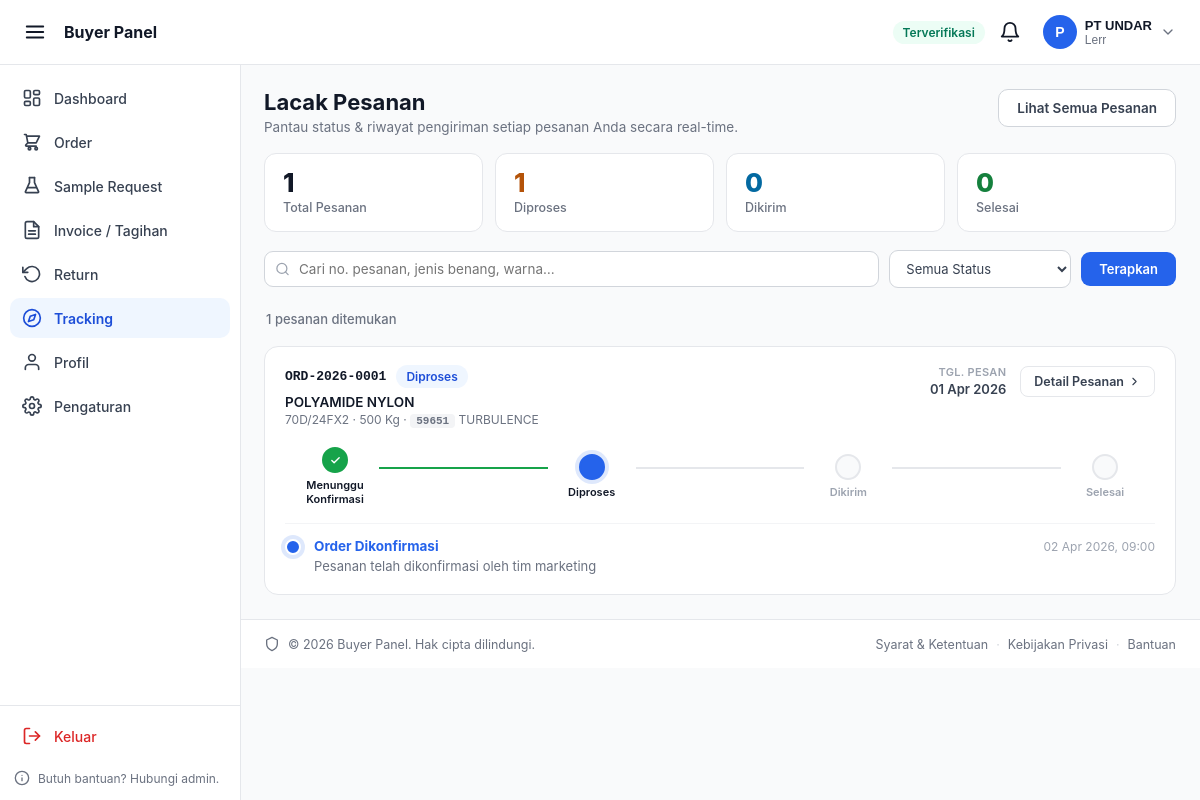
The page /buyer_panel/tracking.php (signed in) on the database its author committed.
### tables this page shows
CREATE TABLE `buyer_profile` (
  `id_buyer` int(11) NOT NULL,
  `id_user` int(11) NOT NULL,
  `kode_pelanggan` varchar(20) DEFAULT NULL,
  `nama_perusahaan` varchar(150) NOT NULL,
  `nama_pic` varchar(100) NOT NULL,
  `no_whatsapp` varchar(20) NOT NULL,
  `alamat` text NOT NULL,
  `negara` varchar(50) NOT NULL,
  `contact_person` varchar(100) DEFAULT NULL,
  `no_telp` varchar(20) DEFAULT NULL,
  `npwp` varchar(25) DEFAULT NULL,
  `nib` varchar(20) DEFAULT NULL,
  `upload_dokumen` varchar(255) DEFAULT NULL,
  `status_verifikasi` enum('pending','approved','rejected','blocked') NOT NULL DEFAULT 'pending',
  `diverifikasi_oleh` int(11) DEFAULT NULL,
  `tanggal_diblokir` datetime DEFAULT NULL,
  `tenor_hari` int(11) NOT NULL DEFAULT 30
);

CREATE TABLE `orders` (
  `id_order` int(11) NOT NULL,
  `id_buyer` int(11) NOT NULL,
  `no_order` varchar(20) NOT NULL,
  `kode_warna` varchar(20) DEFAULT NULL,
  `nama_warna` varchar(100) DEFAULT NULL,
  `jenis_benang` varchar(100) NOT NULL,
  `ukuran_benang` varchar(50) DEFAULT NULL,
  `qty` int(11) NOT NULL,
  `harga_benang` decimal(15,2) NOT NULL,
  `tanggal` date NOT NULL,
  `catatan` text DEFAULT NULL,
  `status` enum('pending','processing','shipped','done','cancelled') NOT NULL DEFAULT 'pending'
);

CREATE TABLE `tracking` (
  `id_tracking` int(11) NOT NULL,
  `id_order` int(11) NOT NULL,
  `status` varchar(100) NOT NULL,
  `keterangan` text DEFAULT NULL,
  `updated_by` int(11) NOT NULL,
  `tanggal` datetime NOT NULL DEFAULT current_timestamp()
);

### buyer_panel/tracking.php (the view, shortened to what the rows shown need)
<?php
require_once __DIR__ . '/partials/config.php';
$idBuyer   = (int) ($currentBuyer['id_buyer'] ?? 0);
$filterStatus = $_GET['status'] ?? '';
$search       = trim($_GET['q'] ?? '');
$allowedStatus = ['pending', 'processing', 'shipped', 'done', 'cancelled'];
if (!in_array($filterStatus, $allowedStatus)) $filterStatus = '';
$where  = ['o.id_buyer = ?'];
$params = [$idBuyer];
$types  = 'i';
$whereSQL = 'WHERE ' . implode(' AND ', $where);
$sql = "
    SELECT o.*
    FROM orders o
    $whereSQL
    ORDER BY o.tanggal DESC, o.id_order DESC
";
$stmt = $conn->prepare($sql);
$stmt->bind_param($types, ...$params);
$stmt->execute();
$orders = $stmt->get_result()->fetch_all(MYSQLI_ASSOC);
$trackingByOrder = [];
if (!empty($orders)) {
    $orderIds      = array_column($orders, 'id_order');
    $placeholders  = implode(',', array_fill(0, count($orderIds), '?'));
    $typesT        = str_repeat('i', count($orderIds));
    $sqlT = "
        SELECT id_order, status, keterangan, tanggal
        FROM tracking
        WHERE id_order IN ($placeholders)
        ORDER BY tanggal ASC, id_tracking ASC
    ";
    $stmtT = $conn->prepare($sqlT);
    $stmtT->bind_param($typesT, ...$orderIds);
    $stmtT->execute();
    $rowsT = $stmtT->get_result()->fetch_all(MYSQLI_ASSOC);
    foreach ($rowsT as $row) {
        $trackingByOrder[$row['id_order']][] = $row;
    }
}
function trkStatusBadge(string $s): string {
    $map = [
        'pending'    => ['Menunggu Konfirmasi', 'badge-pending'],
        'processing' => ['Diproses',            'badge-processing'],
        'shipped'    => ['Dikirim',              'badge-shipped'],
        'done'       => ['Selesai',              'badge-done'],
        'cancelled'  => ['Dibatalkan',           'badge-cancelled'],
    ];
    $d = $map[$s] ?? [ucfirst($s), 'badge-pending'];
    return '<span class="bp-badge ' . $d[1] . '">' . $d[0] . '</span>';
}
function trkStep(string $s): int {
    $order = ['pending' => 1, 'processing' => 2, 'shipped' => 3, 'done' => 4];
    return $order[$s] ?? 0;
}
function trkDate(string $dt, string $fmt = 'd M Y, H:i'): string {
    $ts = strtotime($dt);
    return $ts ? date($fmt, $ts) : $dt;
}
?>
<!DOCTYPE html>
<html lang="id">
<head>
</head>
<body>
<?php include __DIR__ . '/partials/_header.php'; ?>
<div class="bp-content">
    <main class="bp-tracking">
        <div class="bp-tracking__heading">
            <div>
                <h1>Lacak Pesanan</h1>
            </div>
        </div>
        <?php if (empty($orders)): ?>
            <div class="bp-empty-card">
                <svg viewBox="0 0 24 24" fill="none" stroke="currentColor" stroke-width="1.5"
                     stroke-linecap="round" stroke-linejoin="round" width="48" height="48" class="bp-empty-card__icon">
                    <rect x="1" y="3" width="15" height="13"></rect>
                    <polygon points="16 8 20 8 23 11 23 16 16 16 16 8"></polygon>
                    <circle cx="5.5" cy="18.5" r="2.5"></circle>
                    <circle cx="18.5" cy="18.5" r="2.5"></circle>
                </svg>
                <p class="bp-empty-card__title">
                    <?= ($filterStatus || $search)
                        ? 'Tidak ada pesanan yang sesuai filter.'
                        : 'Belum ada pesanan untuk dilacak.' ?>
                </p>
                <p class="bp-empty-card__sub">
                    <?= ($filterStatus || $search)
                        ? 'Coba ubah atau reset filter pencarian.'
                        : 'Pesanan yang sudah dibuat akan muncul di sini lengkap dengan riwayat pengirimannya.' ?>
                </p>
                <?php if (!$filterStatus && !$search): ?>
                    <a href="<?= BUYER_URL ?>/orders-new.php" class="bp-btn-secondary">Buat Pesanan Baru</a>
                <?php endif; ?>
            </div>
        <?php else: ?>
            <div class="bp-track-list">
                <?php foreach ($orders as $ord):
                    $history     = $trackingByOrder[$ord['id_order']] ?? [];
                    $historyDesc = array_reverse($history);
                    $step        = trkStep($ord['status']);
                    $isCancelled = $ord['status'] === 'cancelled';
                ?>
                <div class="bp-track-card">
                    <div class="bp-track-card__head">
                        <div class="bp-track-card__main">
                            <div class="bp-track-card__no">
                                <span class="bp-mono"><?= htmlspecialchars($ord['no_order']) ?></span>
                                <?= trkStatusBadge($ord['status']) ?>
                            </div>
                            <div class="bp-product-cell">
                                <span class="bp-product-name"><?= htmlspecialchars($ord['jenis_benang']) ?></span>
                                <span class="bp-product-sub">
                                    <?php if ($ord['ukuran_benang']): ?>
                                        <?= htmlspecialchars($ord['ukuran_benang']) ?> ·
                                    <?php endif; ?>
                                    <?= number_format((float) $ord['qty'], 0, ',', '.') ?> Kg
                                    <?php if ($ord['kode_warna'] || $ord['nama_warna']): ?>
                                        ·
                                        <?php if ($ord['kode_warna']): ?>
                                            <span class="bp-color-code"><?= htmlspecialchars($ord['kode_warna']) ?></span>
                                        <?php endif; ?>
                                        <?= htmlspecialchars($ord['nama_warna'] ?? '') ?>
                                    <?php endif; ?>
                                </span>
                            </div>
                        </div>
                        <div class="bp-track-card__side">
                            <div class="bp-track-card__date">
                                <span class="bp-track-card__date-label">Tgl. Pesan</span>
                                <span class="bp-track-card__date-value"><?= trkDate($ord['tanggal'], 'd M Y') ?></span>
                            </div>
                            <a href="<?= BUYER_URL ?>/orders-detail.php?id=<?= $ord['id_order'] ?>" class="bp-btn-detail">
                                Detail Pesanan
                                <svg viewBox="0 0 24 24" fill="none" stroke="currentColor"
                                     stroke-width="2" stroke-linecap="round" stroke-linejoin="round"
                                     width="13" height="13">
                                    <polyline points="9 18 15 12 9 6"></polyline>
                                </svg>
                            </a>
                        </div>
                    </div>
                    <?php if ($isCancelled): ?>
                        <div class="bp-track-cancelled">
                            <svg viewBox="0 0 24 24" fill="none" stroke="currentColor" stroke-width="2"
                                 stroke-linecap="round" stroke-linejoin="round" width="16" height="16">
                                <circle cx="12" cy="12" r="10"></circle>
                                <line x1="15" y1="9" x2="9" y2="15"></line>
                                <line x1="9" y1="9" x2="15" y2="15"></line>
                            </svg>
                            Pesanan ini telah dibatalkan.
                        </div>
                    <?php else: ?>
                        <div class="bp-progress">
                            <?php
                            $stages = [
                                1 => 'Menunggu Konfirmasi',
                                2 => 'Diproses',
                                3 => 'Dikirim',
                                4 => 'Selesai',
                            ];
                            foreach ($stages as $n => $label):
                                $state = $n < $step ? 'done' : ($n === $step ? 'active' : 'upcoming');
                            ?>
                                <div class="bp-progress__step bp-progress__step--<?= $state ?>">
                                    <div class="bp-progress__dot">
                                        <?php if ($state === 'done'): ?>
                                            <svg viewBox="0 0 24 24" fill="none" stroke="currentColor" stroke-width="3"
                                                 stroke-linecap="round" stroke-linejoin="round" width="11" height="11">
                                                <polyline points="20 6 9 17 4 12"></polyline>
                                            </svg>
                                        <?php endif; ?>
                                    </div>
                                    <span class="bp-progress__label"><?= $label ?></span>
                                </div>
                                <?php if ($n < 4): ?>
                                    <div class="bp-progress__line bp-progress__line--<?= $n < $step ? 'done' : 'upcoming' ?>"></div>
                                <?php endif; ?>
                            <?php endforeach; ?>
                        </div>
                    <?php endif; ?>
                    <div class="bp-track-history">
                        <?php if (empty($historyDesc)): ?>
                            <p class="bp-track-history__empty">
                                Belum ada update tracking. Tim kami akan segera memperbarui status pesanan Anda.
                            </p>
                        <?php else: ?>
                            <ul class="bp-timeline">
                                <?php foreach ($historyDesc as $i => $h): ?>
                                    <li class="bp-timeline__item <?= $i === 0 ? 'bp-timeline__item--current' : '' ?>">
                                        <span class="bp-timeline__dot"></span>
                                        <div class="bp-timeline__body">
                                            <div class="bp-timeline__row">
                                                <span class="bp-timeline__status"><?= htmlspecialchars($h['status']) ?></span>
                                                <span class="bp-timeline__time"><?= trkDate($h['tanggal']) ?></span>
                                            </div>
                                            <?php if ($h['keterangan']): ?>
                                                <p class="bp-timeline__note"><?= htmlspecialchars($h['keterangan']) ?></p>
                                            <?php endif; ?>
                                        </div>
                                    </li>
                                <?php endforeach; ?>
                            </ul>
                        <?php endif; ?>
                    </div>
                </div>
                <?php endforeach; ?>
            </div>
        <?php endif; ?>
    </main>
</div>
</body>
</html>

### buyer_panel/partials/_header.php (shortened to what the rows shown need)
<?php
$namaPerusahaan = $currentBuyer['nama_perusahaan'] ?? 'Buyer';
$namaPic         = $currentBuyer['nama_pic'] ?? '';
$statusVerif     = $currentBuyer['status_verifikasi'] ?? 'pending';
$inisial = mb_strtoupper(mb_substr($namaPerusahaan, 0, 1));
$statusBadge = [
    'approved' => ['label' => 'Terverifikasi', 'class' => 'badge-verified'],
    'pending'  => ['label' => 'Menunggu Verifikasi', 'class' => 'badge-pending'],
    'rejected' => ['label' => 'Ditolak', 'class' => 'badge-rejected'],
    'blocked'  => ['label' => 'Diblokir', 'class' => 'badge-rejected'],
][$statusVerif] ?? ['label' => 'Menunggu Verifikasi', 'class' => 'badge-pending'];
?>
<header class="bp-header" id="bpHeader">
    <div class="bp-header__right">
        <span class="bp-badge <?= $statusBadge['class'] ?> bp-header__badge-desktop">
            <?= htmlspecialchars($statusBadge['label']) ?>
        </span>
        <div class="bp-header__notif">
            <button type="button" class="bp-icon-btn" id="bpNotifBtn" aria-label="Notifikasi" aria-haspopup="true" aria-expanded="false">
            </button>
        </div>
        <div class="bp-header__profile">
            <button type="button" class="bp-header__profile-btn" id="bpProfileBtn" aria-haspopup="true" aria-expanded="false">
                <span class="bp-avatar"><?= htmlspecialchars($inisial) ?></span>
                <span class="bp-header__profile-info">
                    <span class="bp-header__profile-name"><?= htmlspecialchars($namaPerusahaan) ?></span>
                    <span class="bp-header__profile-pic"><?= htmlspecialchars($namaPic) ?></span>
                </span>
                <svg class="bp-header__chevron" viewBox="0 0 24 24" fill="none" stroke="currentColor" stroke-width="2" stroke-linecap="round" stroke-linejoin="round" width="16" height="16">
                    <polyline points="6 9 12 15 18 9"></polyline>
                </svg>
            </button>
        </div>
    </div>
</header>

### rows shown on the page
buyer_profile: status_verifikasi "Terverifikasi", nama_perusahaan "P", nama_perusahaan "PT UNDAR", nama_pic "Lerr"
orders: no_order "ORD-2026-0001", status "Diproses", jenis_benang "POLYAMIDE NYLON", ukuran_benang "70D/24FX2", qty "500", kode_warna "59651", nama_warna "TURBULENCE", tanggal "01 Apr 2026", label "Menunggu Konfirmasi", label "Diproses", label "Dikirim", label "Selesai"
tracking: status "Order Dikonfirmasi", tanggal "02 Apr 2026, 09:00", keterangan "Pesanan telah dikonfirmasi oleh tim marketing"

### other values the page prints
$item['label'] "Dashboard"
$item['label'] "Order"
$item['label'] "Sample Request"
$item['label'] "Invoice / Tagihan"
$item['label'] "Return"
$item['label'] "Tracking"
$item['label'] "Profil"
$item['label'] "Pengaturan"
$stats['total'] "1"
$stats['pending'] + $stats['processing'] "1"
$stats['shipped'] "0"
$stats['done'] "0"
count($orders) "1"
